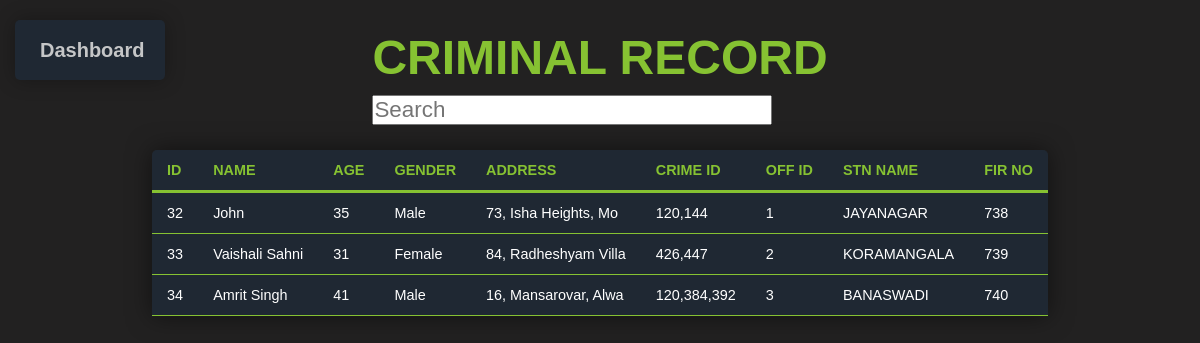
Screenshot of /php/viewcriminal.php with the database file from the repository.
### tables this page shows
CREATE TABLE `criminal` (
  `C_ID` int(11) NOT NULL,
  `C_AGE` int(3) NOT NULL,
  `C_GENDER` varchar(7) NOT NULL,
  `C_ADDRESS` varchar(20) NOT NULL,
  `OFF_ID` int(10) DEFAULT NULL,
  `FIR_NO` int(5) NOT NULL
);

CREATE TABLE `fir` (
  `FIR_NO` int(6) NOT NULL,
  `C_NAME` varchar(20) NOT NULL,
  `PHOTO` varchar(1000) DEFAULT NULL,
  `CRIME_TIME` datetime(6) DEFAULT NULL,
  `CRIME_SCENE` varchar(100) DEFAULT NULL,
  `CRIME_DESC` varchar(500) DEFAULT NULL,
  `FIR_DATE` date NOT NULL DEFAULT current_timestamp(),
  `OFFICER_ID` int(5) DEFAULT NULL,
  `STATUS` varchar(50) NOT NULL
);

CREATE TABLE `station` (
  `STN_ID` int(10) NOT NULL,
  `STN_NAME` varchar(20) NOT NULL
);

### php/displaycriminals.php (called while the page is built, shortened)
<?php
include 'dbh.php';
$id=$rows['FIR_NO'];
$sql2 = "SELECT C_NAME FROM fir where FIR_NO=$id";
$result2 = mysqli_query($conn, $sql2);
$rows2=mysqli_fetch_assoc($result2);
$offid1=$rows['OFF_ID'];
$sql6 = "SELECT STN_ID from pos where OFFID='$offid1'";
$result6 = mysqli_query($conn, $sql6);
$rows6 = mysqli_fetch_assoc($result6);
$b=$rows6['STN_ID'];
$sql7 = "SELECT STN_NAME from station where STN_ID='$b'";
$result7 = mysqli_query($conn, $sql7);
$rows7 = mysqli_fetch_assoc($result7);
?>

### php/crids.php (called while the page is built)
<?php
include 'dbh.php';
$id=$rows['C_ID'];
$sql2 = "SELECT CRIME_IDS FROM charges where CID=$id";
$result2 = mysqli_query($conn, $sql2);
$rows2=mysqli_fetch_all($result2);
$arr=array();
foreach($rows2 as $i){
    array_push($arr,implode($i));
}
$crids=implode(',',$arr);
?>

### php/viewcriminal.php (the view, shortened to what this page needs)
<?php
include "dbh.php";
$sql = "SELECT * FROM `criminal`";
$result = mysqli_query($conn, $sql);
$resultcheck=mysqli_num_rows($result);
if($resultcheck>0) {
?>
<html>
    <link rel="stylesheet" href="./styles/style.css">
    <link rel="stylesheet" href="https://cdnjs.cloudflare.com/ajax/libs/font-awesome/5.15.1/css/all.min.css" />
    <body class='abc'>
    <div class='top_div'>
    <form action="admindash.php" method="post">
    <button  type=submit class="button" >Dashboard</button>
    <h2 class='table-heading'>CRIMINAL RECORD</h2>
    <input type="text" id="search" name="search" placeholder="Search" autocomplete="off">
    </div>
        <section class='display_table'>
        <table class='content-table'>
            <thead>
                <th>ID</th>
                <th>NAME</th>
                <th>AGE</th>
                <th>GENDER</th>
                <th>ADDRESS</th>
                <th>CRIME ID</th>
                <th>OFF ID</th>
                <th>STN NAME</th>
                <th>FIR NO</th>
            </thead>
        <?php
            while($rows = mysqli_fetch_assoc($result)) {
                include 'crids.php';include 'displaycriminals.php';
        ?>
            <tbody>
                <tr>
                <td><?php echo $rows['C_ID'];  ?></td>
                <td><?php echo $rows2['C_NAME']; ?></td>
                <td><?php echo $rows['C_AGE']; ?></td>
                <td><?php echo $rows['C_GENDER']; ?></td>
                <td><?php echo $rows['C_ADDRESS']; ?></td>
                <td><?php echo $crids; ?></td>
                <td><?php echo $rows['OFF_ID']; ?></td>
                <td><?php echo $rows7['STN_NAME']; ?></td>
                <td><?php echo $rows['FIR_NO']; ?></td>
                </tr>
            </tbody>
            <?php
                }
                ?>
        </table>
     </section>
     </body>
</html>
<?php
}
else{
    echo "<script>
    window.location.href='admindash.php';
    alert('NO CRIMINALS TO DISPLAY!...GOOD JOB! ');
    </script>";
    exit();
}
?>

### styles/style.css (style rules this page uses)
.abc { background-color: #222121; }
.content-table { font-family: 'Poppins', sans-serif; border-collapse: collapse; margin: 25px 0; font-size: 0.9em; min-width: 400px; border-radius: 5px 5px 0 0; overflow: hidden; -webkit-box-shadow: 0 0 25px rgba(0, 0, 0, 0.5); box-shadow: 0 0 25px rgba(0, 0, 0, 0.5); }
.content-table tbody { background-color: #1f2833; }
.content-table th, .content-table td { padding: 12px 15px; }
.content-table tbody tr { border-bottom: 1px solid #86C232; color: #fff; }
.display_table { display: -webkit-box; display: -ms-flexbox; display: flex; -webkit-box-pack: center; -ms-flex-pack: center; justify-content: center; }
.table-heading { font-size: 6vh; color: #86C232; text-align: center; font-family: 'Poppins', sans-serif; margin: 30px 0px 10px 0px; }
.top_div { display: -webkit-box; display: -ms-flexbox; display: flex; -ms-flex-pack: distribute; justify-content: space-around; }
.top_div input { outline: none; width: 400px; font-size: 1.4em; }
* { margin: 0; padding: 0; -webkit-box-sizing: border-box; box-sizing: border-box; }
.button { display: inline-block; position: absolute; top: 20px; left: 15px; padding: 15px 25px; font-size: 20px; font-family: 'Poppins', sans-serif; cursor: pointer; font-weight: bold; width: 150px; height: 60px; text-align: center; text-decoration: none; outline: none; color: #C5C6C7; background-color: #1f2833; border: none; border-radius: 5px; -webkit-box-shadow: 0 0 20px rgba(0, 0, 0, 0.3); box-shadow: 0 0 20px rgba(0, 0, 0, 0.3); }

### rows the page displays
criminal: C_ID "32", FIR_NO.C_NAME "John", C_AGE "35", C_GENDER "Male", C_ADDRESS "73, Isha Heights, Mo", crids "120,144", OFF_ID "1", station.STN_NAME "JAYANAGAR", FIR_NO "738"
criminal: C_ID "33", FIR_NO.C_NAME "Vaishali Sahni", C_AGE "31", C_GENDER "Female", C_ADDRESS "84, Radheshyam Villa", crids "426,447", OFF_ID "2", station.STN_NAME "KORAMANGALA", FIR_NO "739"
criminal: C_ID "34", FIR_NO.C_NAME "Amrit Singh", C_AGE "41", C_GENDER "Male", C_ADDRESS "16, Mansarovar, Alwa", crids "120,384,392", OFF_ID "3", station.STN_NAME "BANASWADI", FIR_NO "740"
